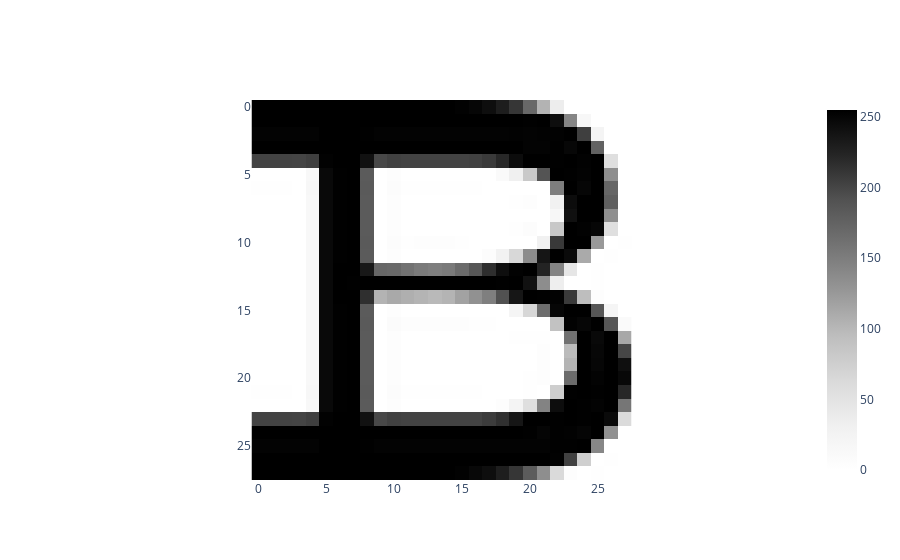

Notebook code cell kept with this figure:
### Markdown cell above
1. Let's first visualize one of the training images that's causing problems
2. Some of the letters that caused issues are: B&D, B&E, A&H etc.
3. Let's consider the letter B. The topological differentiators of this letter are:
    * Letter B is the only one amongst the labels that have two loops in them
    * If we were to remove one of the loops it becomes the letter D
    * If we were to remove both the loops then it becomes the letter E
    
### Image Representation 

Let's see how we can extract topological information for the letter B from it's image representation

### Code cell
img = images_train[1].reshape(28, 28)
plot_heatmap(img)

### Figure 1 — Plotly figure (JSON) as saved in the notebook; plotly's stock layout.template omitted (floating-point values rounded to 4 significant figures; data arrays with more than 128 entries replaced by an {"elided": "..."} marker saying what was removed)
{"data": [{"colorscale": [[0, "rgb(255,255,255)"], [0.125, "rgb(240,240,240)"], [0.25, "rgb(217,217,217)"], [0.375, "rgb(189,189,189)"], [0.5, "rgb(150,150,150)"], [0.625, "rgb(115,115,115)"], [0.75, "rgb(82,82,82)"], [0.875, "rgb(37,37,37)"], [1, "rgb(0,0,0)"]], "type": "heatmap", "z": {"elided": "28x28 int values"}}], "layout": {"plot_bgcolor": "white", "xaxis": {"constrain": "domain", "scaleanchor": "y"}, "yaxis": {"autorange": "reversed", "constrain": "domain"}}}
